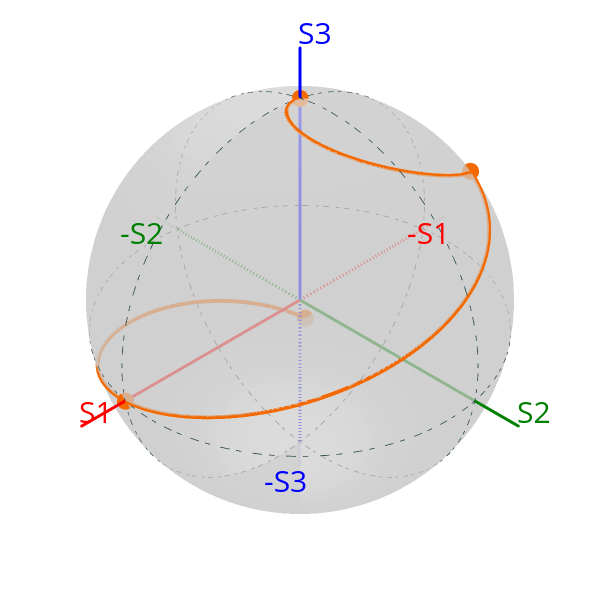

The code cell stored with this chart in its notebook:
### Code cell
# Añadido el polo
print(f"Volume: {volume:.3f}, Area: {area:.3f}, ratio: {volume/area:.3f}")
S2.draw_poincare(colormap='hot',kind='scatterline')

### Figure 1 — Plotly figure (JSON) as saved in the notebook; plotly's stock layout.template omitted (floating-point values rounded to 4 significant figures; data arrays with more than 128 entries replaced by an {"elided": "..."} marker saying what was removed)
{"data": [{"hoverinfo": "skip", "line": {"color": "red", "width": 6}, "marker": {"size": 1}, "name": "S1", "scene": "scene", "type": "scatter3d", "x": [0, 1.2], "y": [0, 0], "z": [0, 0]}, {"hoverinfo": "skip", "line": {"color": "red", "dash": "dash", "width": 6}, "marker": {"size": 1}, "name": "-S1", "scene": "scene", "type": "scatter3d", "x": [0, -1.2], "y": [0, 0], "z": [0, 0]}, {"hoverinfo": "skip", "line": {"color": "green", "width": 6}, "marker": {"size": 1}, "name": "S2", "scene": "scene", "type": "scatter3d", "x": [0, 0], "y": [0, 1.2], "z": [0, 0]}, {"hoverinfo": "skip", "line": {"color": "green", "dash": "dash", "width": 6}, "marker": {"size": 1}, "name": "-S2", "scene": "scene", "type": "scatter3d", "x": [0, 0], "y": [0, -1.2], "z": [0, 0]}, {"hoverinfo": "skip", "line": {"color": "blue", "width": 6}, "marker": {"size": 1}, "name": "S3", "scene": "scene", "type": "scatter3d", "x": [0, 0], "y": [0, 0], "z": [0, 1.2]}, {"hoverinfo": "skip", "line": {"color": "blue", "dash": "dash", "width": 6}, "marker": {"size": 1}, "name": "-S3", "scene": "scene", "type": "scatter3d", "x": [0, 0], "y": [0, 0], "z": [0, -1.2]}, {"line": {"color": "darkslategrey", "dash": "dashdot", "width": 2}, "mode": "lines", "name": "S3=0", "scene": "scene", "type": "scatter3d", "x": {"elided": "361 float values"}, "y": {"elided": "361 float values"}, "z": {"elided": "361 float values"}}, {"line": {"color": "darkslategrey", "dash": "dashdot", "width": 2}, "mode": "lines", "name": "S2=0", "scene": "scene", "type": "scatter3d", "x": {"elided": "361 float values"}, "y": {"elided": "361 float values"}, "z": {"elided": "361 float values"}}, {"line": {"color": "darkslategrey", "dash": "dashdot", "width": 2}, "mode": "lines", "name": "S1=0", "scene": "scene", "type": "scatter3d", "x": {"elided": "361 float values"}, "y": {"elided": "361 float values"}, "z": {"elided": "361 float values"}}, {"cmax": 1, "cmin": 0, "colorscale": [[0, "rgb(255,255,255)"], [0.125, "rgb(240,240,240)"], [0.25, "rgb(217,217,217)"], [0.375, "rgb(189,189,189)"], [0.5, "rgb(150,150,150)"], [0.625, "rgb(115,115,115)"], [0.75, "rgb(82,82,82)"], [0.875, "rgb(37,37,37)"], [1, "rgb(0,0,0)"]], "customdata": [], "hovertemplate": "S1: %{x:.3f}<br>S2: %{y:.3f}<br>S3: %{z:.3f}<br>Parameter: %{customdata:.3f}", "lighting": {"ambient": 0.9, "diffuse": 0, "fresnel": 0.2, "roughness": 0.5, "specular": 0.05}, "name": "Sphere", "opacity": 0.7, "scene": "scene", "showlegend": false, "showscale": false, "surfacecolor": {"elided": "100x100 float values"}, "type": "surface", "x": {"elided": "100x100 float values"}, "y": {"elided": "100x100 float values"}, "z": {"elided": "100x100 float values"}}, {"customdata": [], "hovertemplate": "S1: %{x:.3f}<br>S2: %{y:.3f}<br>S3: %{z:.3f}<br>Parameter: %{customdata:.3f}", "marker": {"color": [1.0, 1.0, 1.0, 1.0], "colorscale": [[0, "rgb(0,0,0)"], [0.3333, "rgb(230,0,0)"], [0.6667, "rgb(255,210,0)"], [1, "rgb(255,255,255)"]], "size": 10}, "mode": "markers", "name": "S", "scene": "scene", "type": "scatter3d", "x": [-0.5496, 1.0, -0.5496, 0.0], "y": [-0.5035, -2.449e-16, 0.5035, -0.0], "z": [-0.6667, 6.123e-17, 0.6667, 1.0]}, {"customdata": [], "hovertemplate": "S1: %{x:.3f}<br>S2: %{y:.3f}<br>S3: %{z:.3f}<br>Parameter: %{customdata:.3f}", "line": {"color": {"elided": "207 float values"}, "colorscale": [[0, "rgb(0,0,0)"], [0.3333, "rgb(230,0,0)"], [0.6667, "rgb(255,210,0)"], [1, "rgb(255,255,255)"]], "width": 8}, "mode": "lines", "name": "S int.", "scene": "scene", "type": "scatter3d", "x": {"elided": "207 float values"}, "y": {"elided": "207 float values"}, "z": {"elided": "207 float values"}}], "layout": {"height": 600, "margin": {"b": 20, "l": 20, "r": 20, "t": 20}, "scene": {"annotations": [{"font": {"color": "red", "size": 30}, "showarrow": false, "text": "S1", "x": 1.2, "xshift": 15, "y": 0, "yshift": 15, "z": 0}, {"font": {"color": "red", "size": 30}, "showarrow": false, "text": "-S1", "x": -1.2, "xshift": -15, "y": 0, "yshift": -15, "z": 0}, {"font": {"color": "green", "size": 30}, "showarrow": false, "text": "S2", "x": 0, "xshift": 15, "y": 1.2, "yshift": 15, "z": 0}, {"font": {"color": "green", "size": 30}, "showarrow": false, "text": "-S2", "x": 0, "xshift": -15, "y": -1.2, "yshift": -15, "z": 0}, {"font": {"color": "blue", "size": 30}, "showarrow": false, "text": "S3", "x": 0, "xshift": 15, "y": 0, "yshift": 15, "z": 1.2}, {"font": {"color": "blue", "size": 30}, "showarrow": false, "text": "-S3", "x": 0, "xshift": -15, "y": 0, "yshift": -15, "z": -1.2}], "camera": {"center": {"x": 0, "y": 0, "z": 0}, "eye": {"x": 0.75, "y": 0.75, "z": 0.75}, "up": {"x": 0, "y": 0, "z": 1}}, "domain": {"x": [0, 1], "y": [0, 1]}, "xaxis": {"showbackground": false, "showgrid": false, "visible": false, "zeroline": false}, "yaxis": {"showbackground": false, "showgrid": false, "visible": false, "zeroline": false}, "zaxis": {"showbackground": false, "showgrid": false, "visible": false, "zeroline": false}}, "showlegend": false, "width": 600}}
